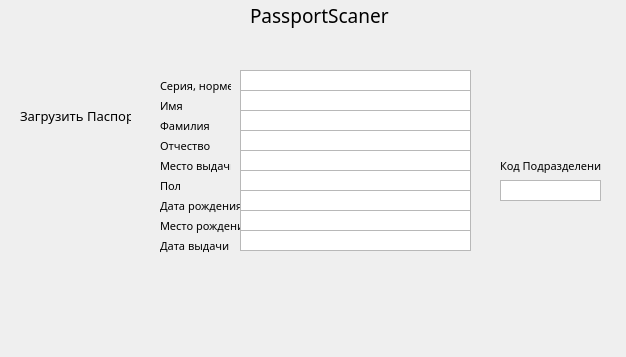
<?xml version="1.0" encoding="UTF-8"?>
<ui version="4.0">
 <class>Form</class>
 <widget class="QWidget" name="Form">
  <property name="enabled">
   <bool>true</bool>
  </property>
  <property name="geometry">
   <rect>
    <x>0</x>
    <y>0</y>
    <width>626</width>
    <height>357</height>
   </rect>
  </property>
  <property name="sizePolicy">
   <sizepolicy hsizetype="Preferred" vsizetype="Preferred">
    <horstretch>0</horstretch>
    <verstretch>0</verstretch>
   </sizepolicy>
  </property>
  <property name="minimumSize">
   <size>
    <width>626</width>
    <height>357</height>
   </size>
  </property>
  <property name="maximumSize">
   <size>
    <width>626</width>
    <height>357</height>
   </size>
  </property>
  <property name="sizeIncrement">
   <size>
    <width>0</width>
    <height>0</height>
   </size>
  </property>
  <property name="font">
   <font>
    <pointsize>7</pointsize>
   </font>
  </property>
  <property name="cursor">
   <cursorShape>ArrowCursor</cursorShape>
  </property>
  <property name="mouseTracking">
   <bool>false</bool>
  </property>
  <property name="tabletTracking">
   <bool>false</bool>
  </property>
  <property name="windowTitle">
   <string>PassportScaner</string>
  </property>
  <property name="windowIcon">
   <iconset resource="source.qrc">
    <normaloff>:/Icon Prefix/LogoPNG.png</normaloff>:/Icon Prefix/LogoPNG.png</iconset>
  </property>
  <widget class="QPushButton" name="pushButton">
   <property name="geometry">
    <rect>
     <x>30</x>
     <y>130</y>
     <width>90</width>
     <height>71</height>
    </rect>
   </property>
   <property name="text">
    <string/>
   </property>
   <property name="icon">
    <iconset>
     <normaloff>Загрузка.png</normaloff>Загрузка.png</iconset>
   </property>
   <property name="iconSize">
    <size>
     <width>64</width>
     <height>64</height>
    </size>
   </property>
   <property name="flat">
    <bool>true</bool>
   </property>
  </widget>
  <widget class="QLabel" name="label">
   <property name="geometry">
    <rect>
     <x>250</x>
     <y>0</y>
     <width>160</width>
     <height>31</height>
    </rect>
   </property>
   <property name="font">
    <font>
     <family>Russia</family>
     <pointsize>14</pointsize>
    </font>
   </property>
   <property name="text">
    <string>PassportScaner</string>
   </property>
  </widget>
  <widget class="QLabel" name="label_2">
   <property name="geometry">
    <rect>
     <x>0</x>
     <y>-10</y>
     <width>631</width>
     <height>380</height>
    </rect>
   </property>
   <property name="font">
    <font>
     <family>Russia</family>
     <pointsize>14</pointsize>
    </font>
   </property>
   <property name="text">
    <string/>
   </property>
   <property name="pixmap">
    <pixmap>Интерфейс.jpg</pixmap>
   </property>
  </widget>
  <widget class="QLabel" name="label_3">
   <property name="geometry">
    <rect>
     <x>20</x>
     <y>100</y>
     <width>111</width>
     <height>31</height>
    </rect>
   </property>
   <property name="font">
    <font>
     <family>Russia</family>
     <pointsize>10</pointsize>
    </font>
   </property>
   <property name="text">
    <string>Загрузить Паспорт</string>
   </property>
  </widget>
  <widget class="QLabel" name="label_4">
   <property name="geometry">
    <rect>
     <x>160</x>
     <y>70</y>
     <width>71</width>
     <height>31</height>
    </rect>
   </property>
   <property name="font">
    <font>
     <family>Russia</family>
     <pointsize>8</pointsize>
    </font>
   </property>
   <property name="text">
    <string>Серия, нормер</string>
   </property>
  </widget>
  <widget class="QLabel" name="label_5">
   <property name="geometry">
    <rect>
     <x>160</x>
     <y>110</y>
     <width>71</width>
     <height>31</height>
    </rect>
   </property>
   <property name="font">
    <font>
     <family>Russia</family>
     <pointsize>8</pointsize>
    </font>
   </property>
   <property name="text">
    <string>Фамилия</string>
   </property>
  </widget>
  <widget class="QLabel" name="label_6">
   <property name="geometry">
    <rect>
     <x>160</x>
     <y>90</y>
     <width>71</width>
     <height>31</height>
    </rect>
   </property>
   <property name="font">
    <font>
     <family>Russia</family>
     <pointsize>8</pointsize>
    </font>
   </property>
   <property name="text">
    <string>Имя</string>
   </property>
  </widget>
  <widget class="QLabel" name="label_7">
   <property name="geometry">
    <rect>
     <x>160</x>
     <y>130</y>
     <width>71</width>
     <height>31</height>
    </rect>
   </property>
   <property name="font">
    <font>
     <family>Russia</family>
     <pointsize>8</pointsize>
    </font>
   </property>
   <property name="text">
    <string>Отчество</string>
   </property>
  </widget>
  <widget class="QLabel" name="label_8">
   <property name="geometry">
    <rect>
     <x>160</x>
     <y>150</y>
     <width>71</width>
     <height>31</height>
    </rect>
   </property>
   <property name="font">
    <font>
     <family>Russia</family>
     <pointsize>8</pointsize>
    </font>
   </property>
   <property name="text">
    <string>Место выдачи</string>
   </property>
  </widget>
  <widget class="QLabel" name="label_9">
   <property name="geometry">
    <rect>
     <x>160</x>
     <y>170</y>
     <width>71</width>
     <height>31</height>
    </rect>
   </property>
   <property name="font">
    <font>
     <family>Russia</family>
     <pointsize>8</pointsize>
    </font>
   </property>
   <property name="text">
    <string>Пол</string>
   </property>
  </widget>
  <widget class="QLabel" name="label_10">
   <property name="geometry">
    <rect>
     <x>160</x>
     <y>190</y>
     <width>81</width>
     <height>31</height>
    </rect>
   </property>
   <property name="font">
    <font>
     <family>Russia</family>
     <pointsize>8</pointsize>
    </font>
   </property>
   <property name="text">
    <string>Дата рождения</string>
   </property>
  </widget>
  <widget class="QLabel" name="label_11">
   <property name="geometry">
    <rect>
     <x>160</x>
     <y>210</y>
     <width>91</width>
     <height>31</height>
    </rect>
   </property>
   <property name="font">
    <font>
     <family>Russia</family>
     <pointsize>8</pointsize>
    </font>
   </property>
   <property name="text">
    <string>Место рождения</string>
   </property>
  </widget>
  <widget class="QLabel" name="label_13">
   <property name="geometry">
    <rect>
     <x>160</x>
     <y>230</y>
     <width>91</width>
     <height>31</height>
    </rect>
   </property>
   <property name="font">
    <font>
     <family>Russia</family>
     <pointsize>8</pointsize>
    </font>
   </property>
   <property name="text">
    <string>Дата выдачи</string>
   </property>
  </widget>
  <widget class="QLabel" name="label_14">
   <property name="geometry">
    <rect>
     <x>500</x>
     <y>150</y>
     <width>101</width>
     <height>31</height>
    </rect>
   </property>
   <property name="font">
    <font>
     <family>Russia</family>
     <pointsize>8</pointsize>
    </font>
   </property>
   <property name="text">
    <string>Код Подразделения</string>
   </property>
  </widget>
  <widget class="QTextBrowser" name="textBrowser">
   <property name="geometry">
    <rect>
     <x>240</x>
     <y>70</y>
     <width>231</width>
     <height>21</height>
    </rect>
   </property>
  </widget>
  <widget class="QTextBrowser" name="textBrowser_2">
   <property name="geometry">
    <rect>
     <x>240</x>
     <y>90</y>
     <width>231</width>
     <height>21</height>
    </rect>
   </property>
  </widget>
  <widget class="QTextBrowser" name="textBrowser_3">
   <property name="geometry">
    <rect>
     <x>240</x>
     <y>110</y>
     <width>231</width>
     <height>21</height>
    </rect>
   </property>
  </widget>
  <widget class="QTextBrowser" name="textBrowser_4">
   <property name="geometry">
    <rect>
     <x>240</x>
     <y>130</y>
     <width>231</width>
     <height>21</height>
    </rect>
   </property>
  </widget>
  <widget class="QTextBrowser" name="textBrowser_5">
   <property name="geometry">
    <rect>
     <x>240</x>
     <y>150</y>
     <width>231</width>
     <height>21</height>
    </rect>
   </property>
  </widget>
  <widget class="QTextBrowser" name="textBrowser_6">
   <property name="geometry">
    <rect>
     <x>240</x>
     <y>170</y>
     <width>231</width>
     <height>21</height>
    </rect>
   </property>
  </widget>
  <widget class="QTextBrowser" name="textBrowser_7">
   <property name="geometry">
    <rect>
     <x>240</x>
     <y>190</y>
     <width>231</width>
     <height>21</height>
    </rect>
   </property>
  </widget>
  <widget class="QTextBrowser" name="textBrowser_8">
   <property name="geometry">
    <rect>
     <x>240</x>
     <y>210</y>
     <width>231</width>
     <height>21</height>
    </rect>
   </property>
  </widget>
  <widget class="QTextBrowser" name="textBrowser_9">
   <property name="geometry">
    <rect>
     <x>240</x>
     <y>230</y>
     <width>231</width>
     <height>21</height>
    </rect>
   </property>
  </widget>
  <widget class="QTextBrowser" name="textBrowser_10">
   <property name="geometry">
    <rect>
     <x>500</x>
     <y>180</y>
     <width>101</width>
     <height>21</height>
    </rect>
   </property>
  </widget>
  <zorder>label_2</zorder>
  <zorder>pushButton</zorder>
  <zorder>label</zorder>
  <zorder>label_3</zorder>
  <zorder>label_4</zorder>
  <zorder>label_5</zorder>
  <zorder>label_6</zorder>
  <zorder>label_7</zorder>
  <zorder>label_8</zorder>
  <zorder>label_9</zorder>
  <zorder>label_10</zorder>
  <zorder>label_11</zorder>
  <zorder>label_13</zorder>
  <zorder>label_14</zorder>
  <zorder>textBrowser</zorder>
  <zorder>textBrowser_2</zorder>
  <zorder>textBrowser_3</zorder>
  <zorder>textBrowser_4</zorder>
  <zorder>textBrowser_5</zorder>
  <zorder>textBrowser_6</zorder>
  <zorder>textBrowser_7</zorder>
  <zorder>textBrowser_8</zorder>
  <zorder>textBrowser_9</zorder>
  <zorder>textBrowser_10</zorder>
 </widget>
 <resources>
  <include location="source.qrc"/>
 </resources>
 <connections/>
</ui>
